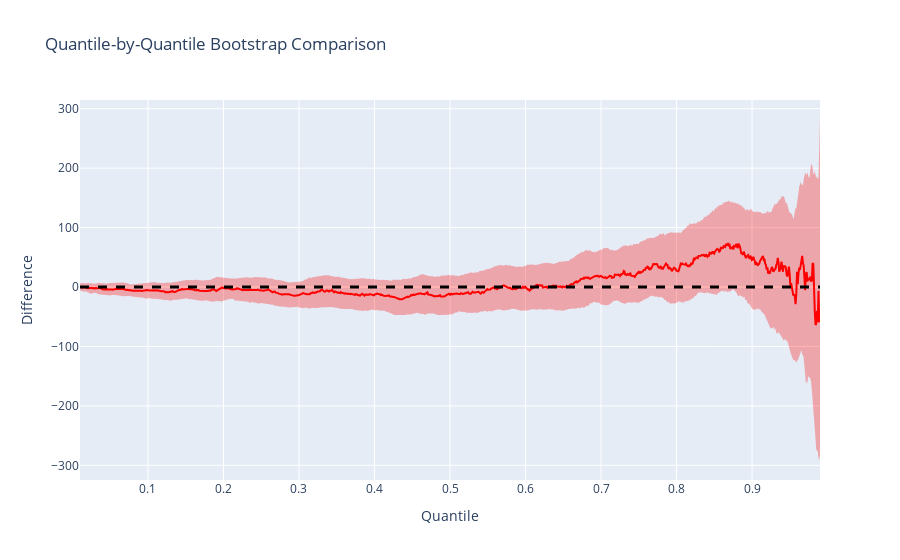

The notebook cell saved with this chart:
### Markdown cell above
QQ-Difference Estimation Plot

### Code cell
fb.quantile_bootstrap_plot(sample_1, sample_2, n_step=1000)

### Figure 1 — Plotly figure (JSON) as saved in the notebook; plotly's stock layout.template omitted (floating-point values rounded to 4 significant figures; data arrays with more than 128 entries replaced by an {"elided": "..."} marker saying what was removed)
{"data": [{"customdata": {"elided": "1000x2 mixed values"}, "hovertemplate": "Quantile: %{x:.3f}<br>Difference: %{y:.3f}<br>P-value: %{customdata[0]:.4f}<br>Significant: %{customdata[1]}", "line": {"color": "red", "width": 2}, "mode": "lines", "name": "Difference", "type": "scatter", "x": {"elided": "1000 float values"}, "y": {"elided": "1000 float values"}}, {"customdata": {"elided": "1000x2 mixed values"}, "fillcolor": "rgba(255, 0, 0, 0.3)", "hovertemplate": "Quantile: %{x:.3f}<br>Difference: %{y:.3f}<br>P-value: %{customdata[0]:.4f}<br>Significant: %{customdata[1]}", "line": {"width": 0}, "mode": "lines", "name": "Confidence Band Upper", "showlegend": false, "type": "scatter", "x": {"elided": "1000 float values"}, "y": {"elided": "1000 float values"}}, {"customdata": {"elided": "1000x2 mixed values"}, "fill": "tonexty", "fillcolor": "rgba(255, 0, 0, 0.3)", "hovertemplate": "Quantile: %{x:.3f}<br>Difference: %{y:.3f}<br>P-value: %{customdata[0]:.4f}<br>Significant: %{customdata[1]}", "line": {"width": 0}, "mode": "lines", "name": "Confidence Band Lower", "showlegend": false, "type": "scatter", "x": {"elided": "1000 float values"}, "y": {"elided": "1000 float values"}}], "layout": {"hovermode": "x unified", "shapes": [{"line": {"color": "black", "dash": "dash", "width": 3}, "type": "line", "x0": 0, "x1": 1, "xref": "x domain", "y0": 0, "y1": 0, "yref": "y"}], "showlegend": false, "title": {"text": "Quantile-by-Quantile Bootstrap Comparison"}, "xaxis": {"title": {"text": "Quantile"}}, "yaxis": {"title": {"text": "Difference"}}}}
